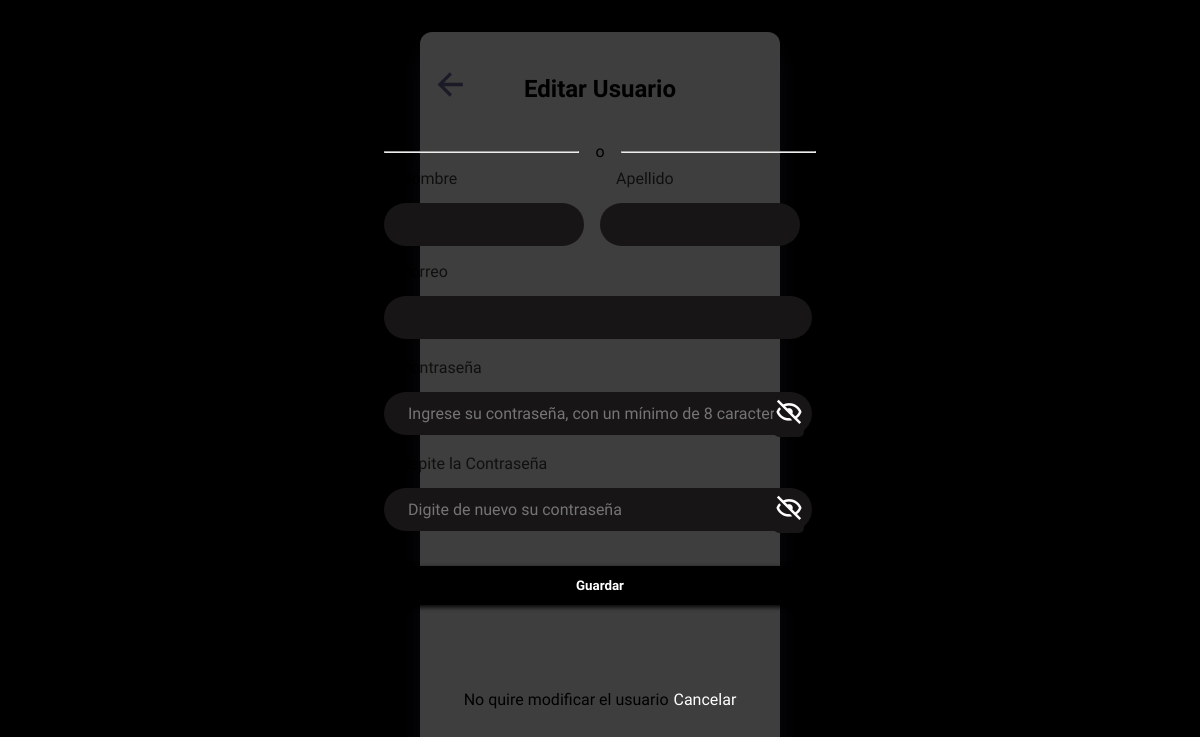
The page /admins/editarusuario/2 on the database as committed earlier.
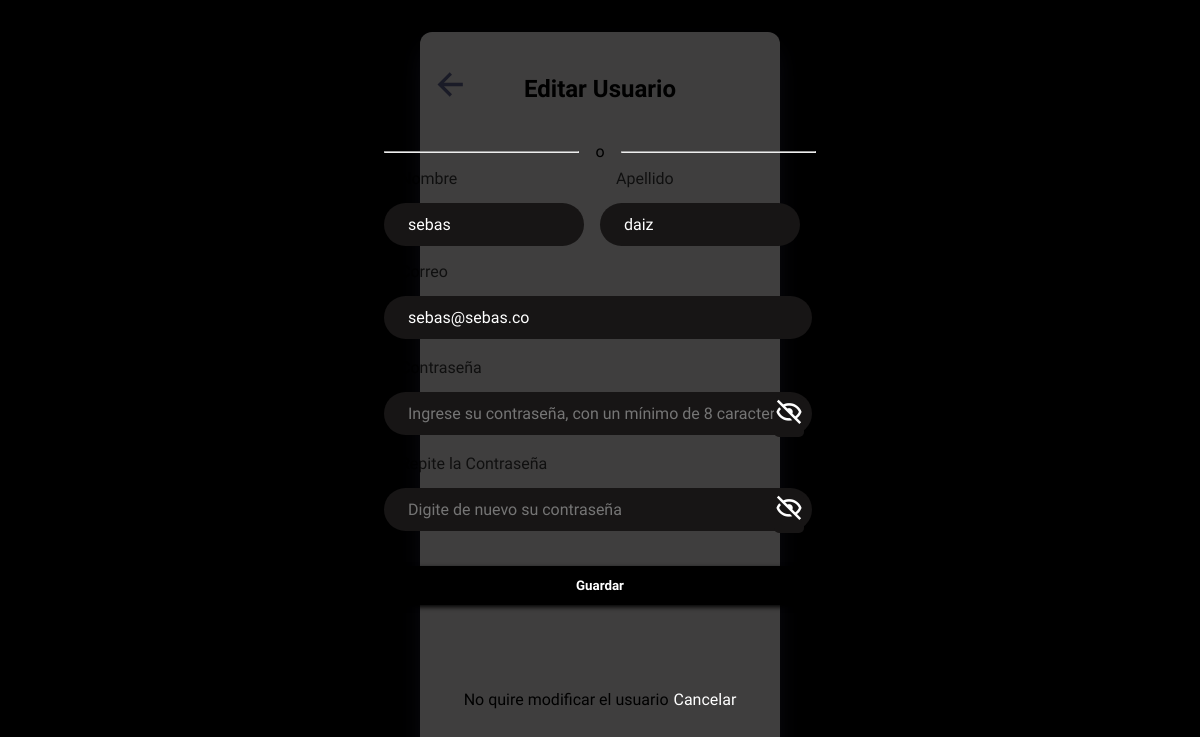
The same page on the database as committed later.
### usuarios/models.py (models this page shows, shortened)
class Usuario (models.Model):
    Nombre = models.CharField (max_length=50 , blank=False , null=False)
    Apellido = models.CharField (max_length=50 , blank=False , null=False)
    Email = models.CharField (max_length=50 , blank=False , null=False , unique=True)
    Password = models.CharField (max_length=50 , blank=False , null=False)

### administradores/views.py (the view)
# urls.py: path('editarusuario/<int:id_usuario>',views.editarUsuario,name="editar_usuario"),
def editarUsuario(request,id_usuario):
    usuario=Usuario.objects.filter(id=id_usuario).first()
    form=FormularioAdmin(instance=usuario)
    return render(request, "usuarioEdit.html",{"form":form,"usuario":usuario})

### administradores/forms.py
class FormularioAdmin(forms.ModelForm):
    class Meta:
        model=Usuario
        fields='__all__'
        widgets = {
            'Password': PassInput(attrs={'placeholder': 'Ingrese su contraseña, con un mínimo de 8 caracteres.',
                                         'id' : 'passw',
                                         'class' : 'pass'
                                         })
        }

### templates/usuarioEdit.html (shortened to what this page needs)
{% load static %}
<!DOCTYPE html>
<html lang="en">
<head>
    <link href='https://unpkg.com/boxicons@2.1.4/css/boxicons.min.css' rel='stylesheet'>
    <link href="{%static 'css/useredit.css'%}" rel="stylesheet" />
</head>
<body class="hidden">
    <main class="form">
        <form action="{% url 'actualizar_usuario' usuario.id%}" class="sub-form" id="form" method="post"> {%csrf_token%}
            <div class="upper-form">
                <div class="cabecera">
                    <a href="{%url 'admin_index'%}" class="atras">
                        <img src="/static/img/arrow-back-sharp.svg" alt="atras">
                    </a>
                    <h2>Editar Usuario</h2>
                </div>
                <div class="separador">
                    <hr class="izquierda">
                    <p>o</p>
                    <hr class="derecha">
                </div>
                <div class="name">
                    <div class="subname nombre">
                        <label for="nombre">Nombre</label>
                        {{form.Nombre}}
                    </div>
                    <div class="subname apellido">
                        <label for="apellido">Apellido</label>
                        {{form.Apellido}}
                    </div>
                </div>
                <label for="email">Correo</label><br>
                {{form.Email}}
                <br>
                <label for="password">Contraseña</label><br>
                <span class="Eye">
                    <i class="bx bx-hide"></i>
                </span>
                {{form.Password}}
                <br>
                <label for="password">Repite la Contraseña</label><br>
                <span class="Eye1">
                    <i class="bx bx-hide"></i>
                </span>
                <input type="password" class="pass" id="pass" name="re_password"  placeholder="Digite de nuevo su contraseña"  >
                <br>
                <div class="btn">
                    <button type="submit" id="btnregistro">Guardar</button><br>
                </div>
            </div>
            <div class="bottom-form">
                <div class="no-account">No quire modificar el usuario</div>
                <a href="{%url 'admin_index'%}" class="login">Cancelar</a>
            </div>
        </form>
    </main>
</body>

Rows that differ between the two databases and show on the page:
added Usuario: Nombre "sebas", Apellido "daiz", Email "sebas@sebas.co"
